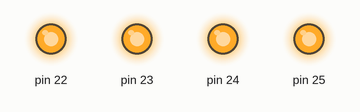
Bench run of a sketch on a simulated Arduino Mega 2560, built with avr-gcc and run on an emulated ATmega2560. Parts: output pins drawn as LEDs (lit = HIGH).

Above: at 0.5 s.
At 1.5 s:
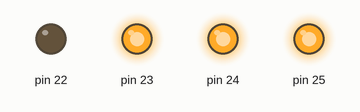
At 2.5 s:
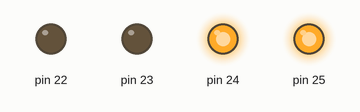
At 3.5 s:
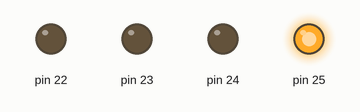
At 4.5 s:
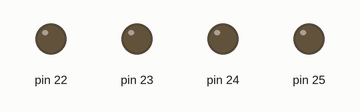
Timing chart, 0 to 6.5 s (numbered marks = the images above):
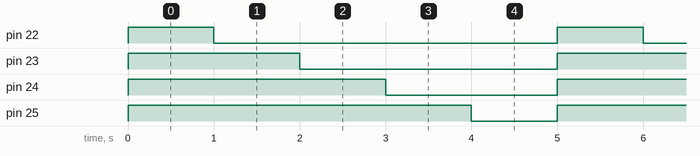

The sketch:

sequence_led_onoff.ino
```cpp
void setup() {
  // put your setup code here, to run once:
  pinMode(22, OUTPUT);
  pinMode(23, OUTPUT);
  pinMode(24, OUTPUT);
  pinMode(25, OUTPUT);
}

void loop() {
  // put your main code here, to run repeatedly:
  // LED on
  digitalWrite(22,1);
  digitalWrite(23,1);
  digitalWrite(24,1);
  digitalWrite(25,1);
  delay(1000);

  // LED off
  digitalWrite(22,0);
  delay(1000);
  digitalWrite(23,0);
  delay(1000);
  digitalWrite(24,0);
  delay(1000);
  digitalWrite(25,0);
  delay(1000);
}
```

Measured:
- by itself, pin 22: alternates HIGH for 1.0 s and LOW for 4.0 s
- by itself, pin 23: alternates HIGH for 2.0 s and LOW for 3.0 s
- by itself, pin 24: alternates HIGH for 3.0 s and LOW for 2.0 s
- by itself, pin 25: alternates HIGH for 4.0 s and LOW for 1.0 s
